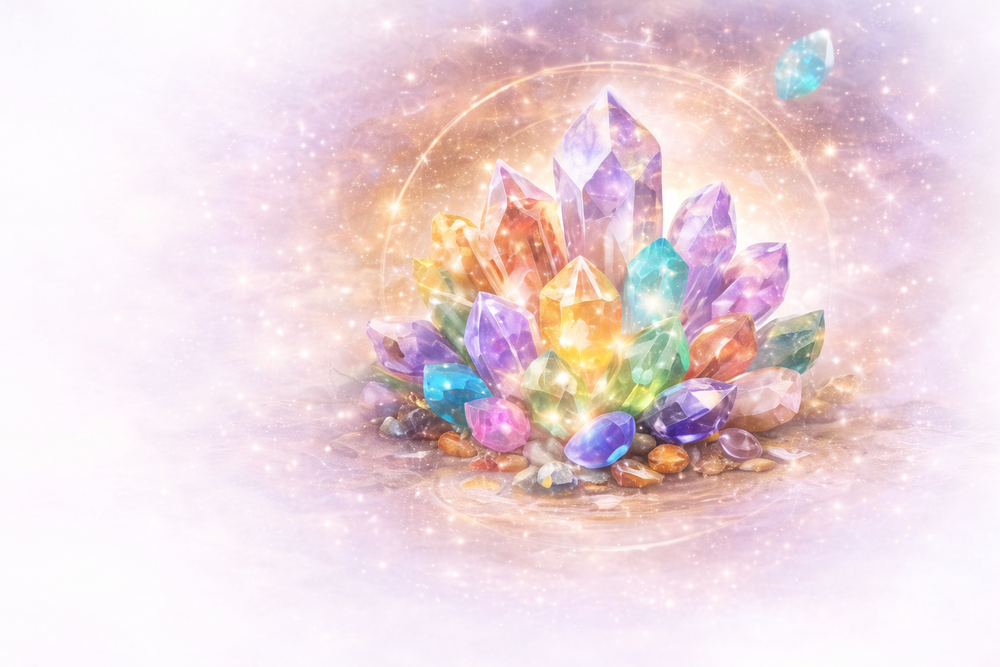
#> input picture CRYSTAL/HEADER IMAGE.png, 1000 x 667 px, shrunk from 1536 x 1024 before the run, found by its file name; the run also reads 1 picture not shown here
$ python inject_rudraksha.py
#> lines starting #> are read from the running program, lines starting #| are printed output that depends on the picture
import os
import shutil
from PIL import Image
import json

base_source = r"d:\Parashari website new\rudraksha"
target_dir = r"d:\Parashari website new\AB_AI\assets\images-optimized\rudraksha"
os.makedirs(target_dir, exist_ok=True)
os.makedirs(os.path.join(target_dir, "middle-elements"), exist_ok=True)
os.makedirs(os.path.join(target_dir, "what-youll-learn"), exist_ok=True)

# Copy and convert images
def process_and_convert(src_path, dst_path):
    if not os.path.exists(src_path):
       return dst_path.replace('.webp', '.png')
    with Image.open(src_path) as img:
#> img is the input picture: PIL image 1000x667 RGB; mean R, G, B 235.4, 215.1, 220
        img.save(dst_path, 'webp', quality=85)
    return os.path.basename(dst_path)

header_img = process_and_convert(os.path.join(base_source, "header image.png"), os.path.join(target_dir, "header_image.webp"))
main_ref = process_and_convert(os.path.join(base_source, "mainpage ref.png"), os.path.join(target_dir, "mainpage_ref.webp"))
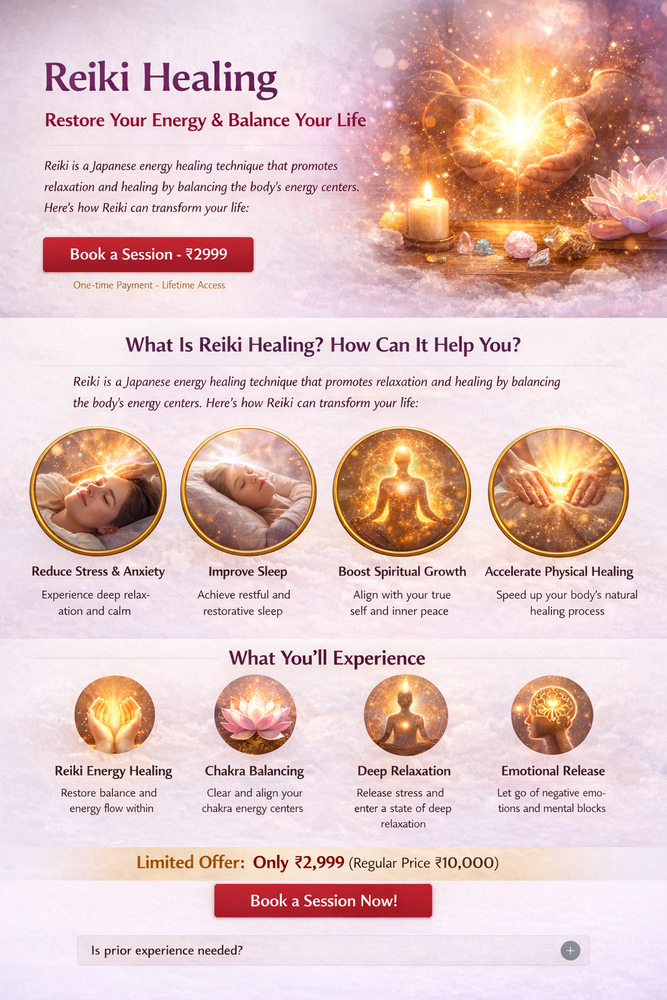
#> input picture reiki healing/mainpage ref.png, 667 x 1000 px, shrunk from 1024 x 1536 before the run, found by its file name
#> in process_and_convert, img is the input picture: PIL image 667x1000 RGB; mean R, G, B 225.8, 196.2, 193.8

middle_files = ["deepen spiritual connection.png", "protect your energy.png", "reduce stress and worry.png"]
middle_names = [
    process_and_convert(os.path.join(base_source, "middle elements", f), os.path.join(target_dir, "middle-elements", f.replace('.png', '.webp')))
    for f in middle_files
]
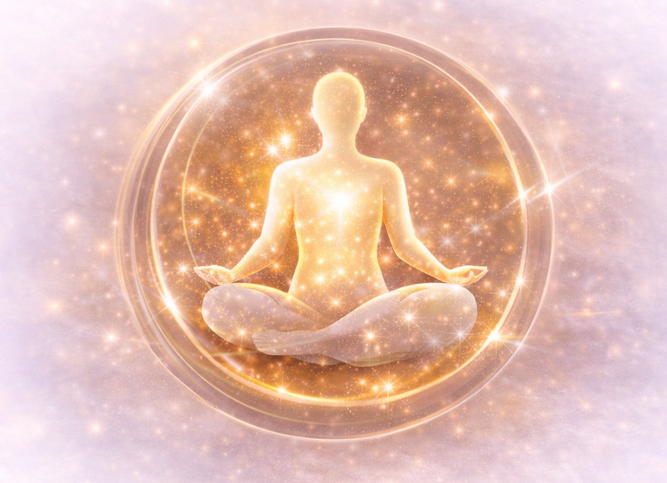
#> input picture rudraksha/middle elements/deepen spiritual connection.png, 667 x 483 px, shrunk from 1024 x 742 before the run, found by its file name
#> in process_and_convert, img is the input picture: PIL image 667x483 RGBA; mean R, G, B, A 227.8, 189.9, 178.5, 255
#> (the rest of the program and of its run is left out)
